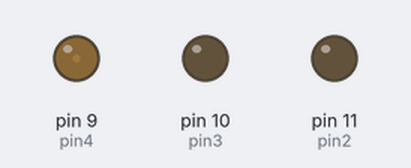
A sketch run on a simulated Arduino Uno, built with avr-gcc and run on an emulated ATmega328P. Shown: output pins drawn as LEDs (lit = HIGH).

Above: at 0.15 s.
At 10.07 s:
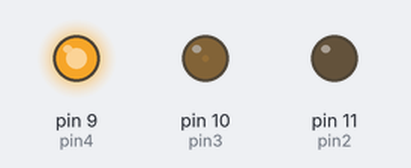
At 19.7 s:
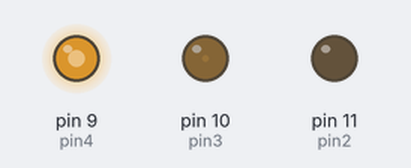
At 39.56 s:
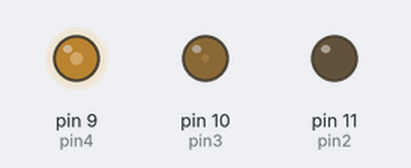
Timing chart, 0 to 40.0 s (numbered marks = the images above):
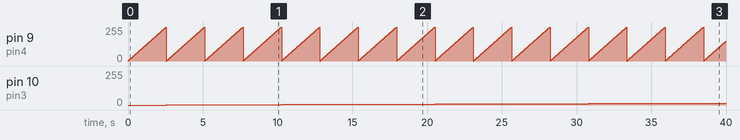

Measured:
- by itself, pin 9 (pin4): ramps from 0/255 to 255/255 and jumps back, once every 2.6 s
- by itself, pin 10 (pin3): moves from 0/255 to 15/255 over 35.9 s

The sketch:

RGB.ino
```cpp
// answers may vary from example

int pin2 = 11;
int pin3 = 10;
int pin4 = 9;

void setup(){
    pinMode(pin2, OUTPUT);
    pinMode(pin3, OUTPUT);
    pinMode(pin4, OUTPUT);
}

void loop(){
    for(int i = 0; i<256; i++){ // varies pin2
        for(int j = 0; j<256; j++){ // varies pin 3
            for(int k = 0; k<256; k++){ // varies pin4;
                analogWrite(pin2, i);
                analogWrite(pin3, j);
                analogWrite(pin4, k);
                delay(10);
            }
        }
    }
}
```
